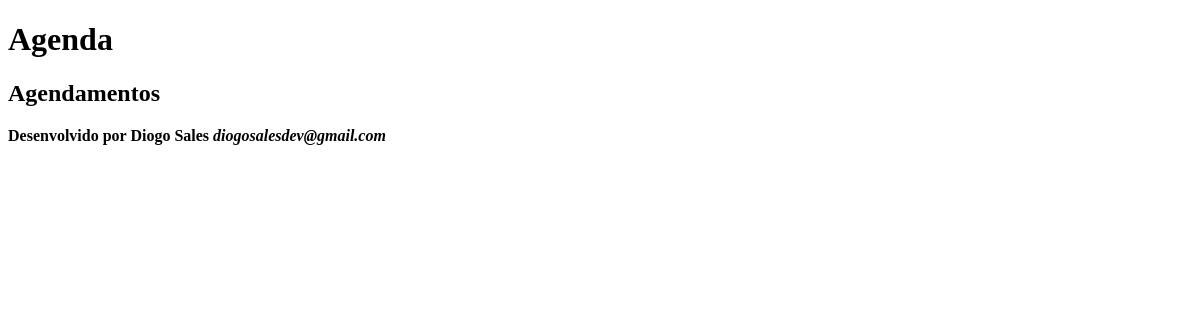
Before: /agenda/ with the older database file.
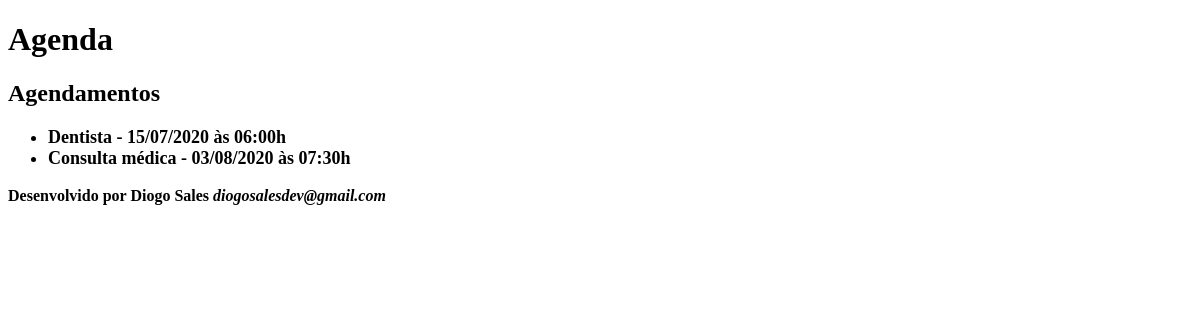
After: the same page with the newer database file.
### core/models.py (models this page shows, shortened)
class Evento(models.Model):
  titulo = models.CharField(max_length=100)
  descricao = models.TextField(blank=True, null=True)
  data_evento = models.DateTimeField(verbose_name='Data do Evento')
  data_criacao = models.DateTimeField(auto_now=True, verbose_name='Data de Criação')
  usuario = models.ForeignKey(User, on_delete=models.CASCADE)
  class Meta:
    db_table = 'evento'
  def get_data_evento(self):
    return self.data_evento.strftime('%d/%m/%Y às %H:%Mh')

### core/views.py (the view)
# urls.py: path('agenda/', views.lista_eventos),
def lista_eventos(request):
  usuario = request.user
  evento = Evento.objects.all()
  data = {'eventos' :evento}
  return render(request, 'agenda.html', data)

### templates/agenda.html
{% extends "model-page.html" %}
{%block content %}
  <h2>Agendamentos</h2>
  <ul style="font-size: 18px;">
    {% for evento in eventos %}
      <li><b> {{evento.titulo}} - {{evento.get_data_evento}} </b></li>
    {% endfor %}
  </ul>
{% endblock %}

### templates/model-page.html
<!DOCTYPE html>
<html lang="pt-br">
<head>
  {% include "model-header.html" %}
</head>
<body>
  {% block content %} {% endblock %}
  {% include "model-footer.html" %}
</body>
</html>

### templates/model-header.html (shortened to what this page needs)
  <h1>Agenda</h1>

### templates/model-footer.html
<p><b>Desenvolvido por Diogo Sales <i>diogosalesdev@gmail.com</i></b></p>

Changed rows visible on the page:
added Evento: titulo "Dentista", get_data_evento "15/07/2020 às 06:00h"
added Evento: titulo "Consulta médica", get_data_evento "03/08/2020 às 07:30h"
